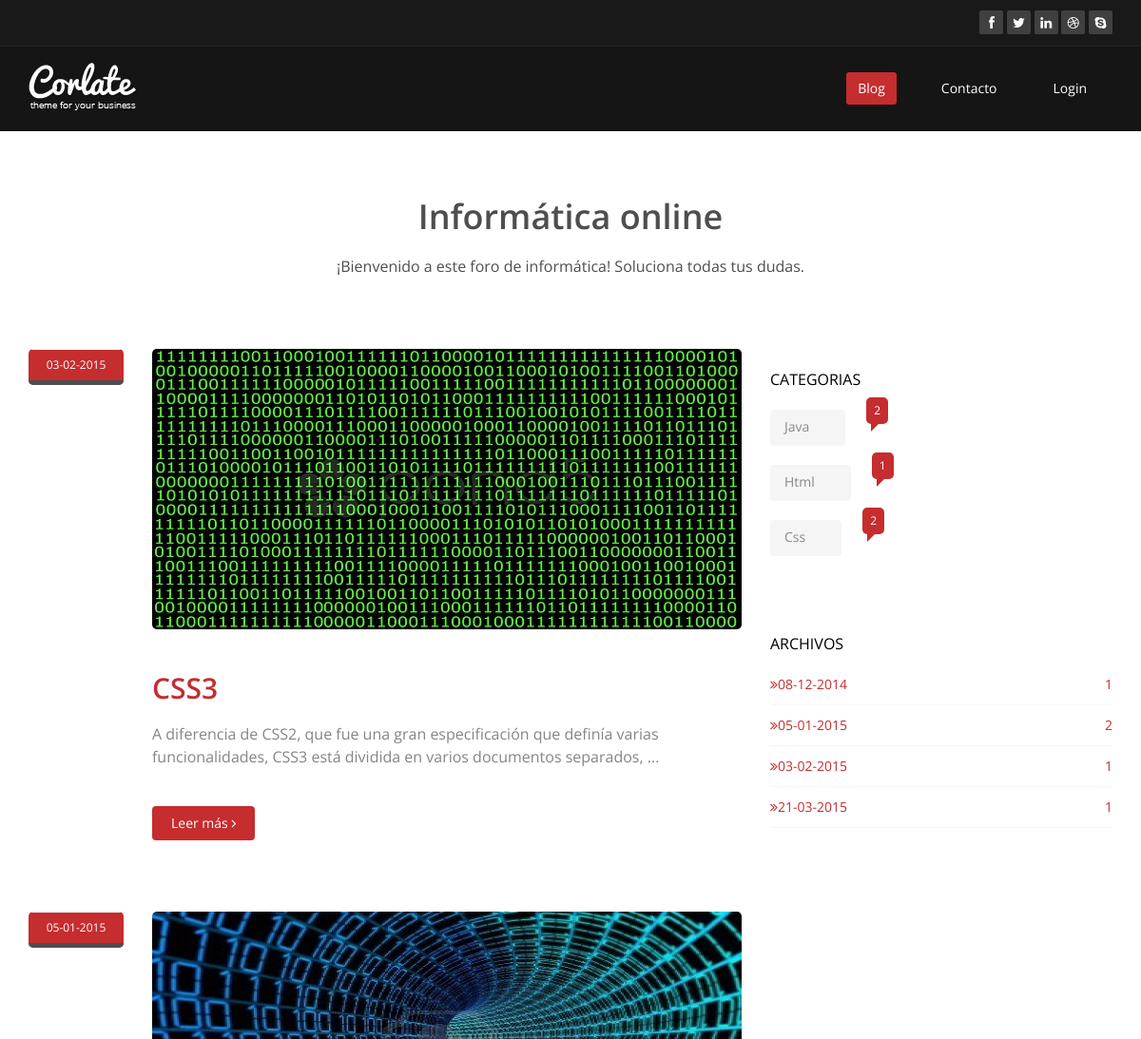
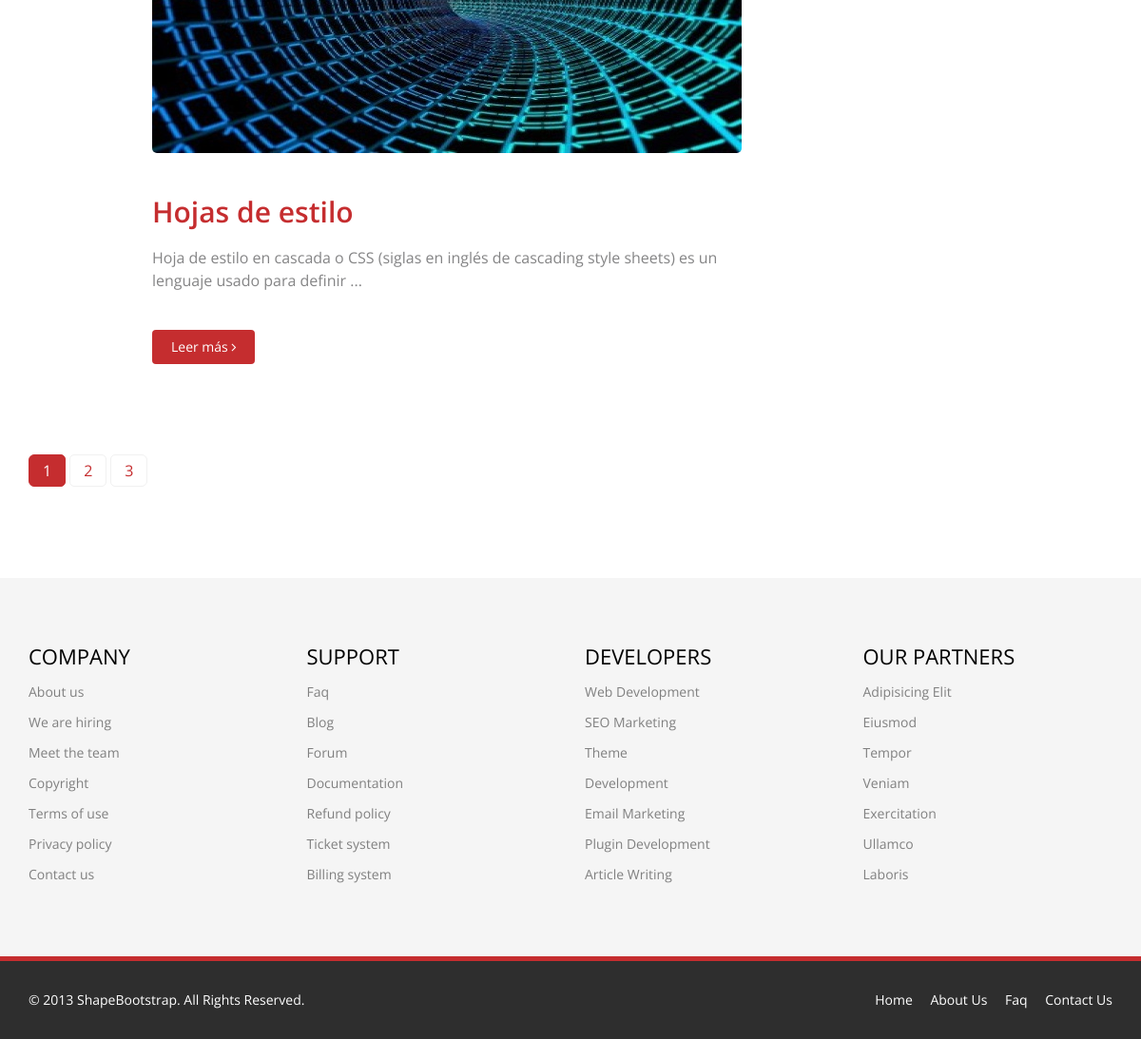
The page / on the database its author committed (2 pictures, top to bottom).
### tables this page shows
CREATE TABLE IF NOT EXISTS `post` (
  `id_post` int(11) NOT NULL AUTO_INCREMENT,
  `id_category` int(11) NOT NULL,
  `title_post` varchar(35) NOT NULL,
  `body_post` text NOT NULL,
  `tag_post` varchar(60) DEFAULT NULL,
  `image_post` varchar(255) NOT NULL,
  `date_post` timestamp NOT NULL DEFAULT CURRENT_TIMESTAMP ON UPDATE CURRENT_TIMESTAMP,
  PRIMARY KEY (`id_post`)
);

### include/config.php (called while the page is built, shortened)
<?php
	$base_url = "http://localhost/blog/";
?>

### function/blogfunction.php (called while the page is built)
<?php
	function blogdelimited ($string, $limiter){
		$string = explode(" ", $string);
		$string = array_slice($string, 0, $limiter);
		$string = implode(" ", $string);
		$string .=" ...";
		return $string;
	}
?>

### index.php (the view, shortened to what this page needs)
<?php include "/include/config.php"; ?>
<?php include "/function/blogfunction.php"; ?>
<!DOCTYPE html>
<html lang="en">
<head>
    <link href="css/bootstrap.min.css" rel="stylesheet">
    <link href="css/font-awesome.min.css" rel="stylesheet">
    <link href="css/prettyPhoto.css" rel="stylesheet">
    <link href="css/animate.min.css" rel="stylesheet">
    <link href="css/main.css" rel="stylesheet">
    <link href="css/responsive.css" rel="stylesheet">
</head>
<body>
  <?php include "/include/header.php"; ?>
    <section id="blog" class="container">
        <div class="center">
            <h2>Informática online</h2>
            <p class="lead">¡Bienvenido a este foro de informática! Soluciona todas tus dudas.</p>
        </div>
        <div class="blog">
            <div class="row">
                 <div class="col-md-8">
                 	<?php
                 		$start=0;
                 	 ?>
                 	<?php $sql = "SELECT * FROM post ORDER BY id_post DESC LIMIT ".$start.",".LIMITER;
                 	 ?>
                 	  	<?php if ($result =$mysqli -> query ($sql)){ ?>
                        	  <?php if ($result -> num_rows >0){?>
                        	  	 <?php while ($post = $result -> fetch_array ()){ ?>
                        	  	 	 <div class="blog-item">
				                        <div class="row">
				                            <div class="col-xs-12 col-sm-2 text-center">
				                                <div class="entry-meta">
				                                    <span id="publish_date"><?php echo date ("d-m-Y", strtotime($post ['date_post'])); ?></span>
				                                </div>
				                            </div>
				                            <div class="col-xs-12 col-sm-10 blog-content">
				                                <a href="#"><?php $target_path="uploads"; echo '<img class="img-responsive img-blog" src="'.$target_path."/".$post['image_post'].'" width="100%" alt="" >';?></a>
				                                <h2><a href="<?php echo $base_url."single_post.php?id_post=".$post["id_post"]?>"><?php echo $post ['title_post']; ?></a></h2>
				                                <h3><?php echo blogdelimited ($post ['body_post'], 20); ?></h3>
				                                <a class="btn btn-primary readmore" href="<?php echo $base_url."single_post.php?id_post=".$post["id_post"]?>" >Leer más <i class="fa fa-angle-right"></i></a>
				                            </div>
				                        </div>
				                    </div>
                        	  	 <?php } ?>
                        	  <?php } ?>
                        <?php } ?>
                    <ul class="pagination pagination-lg">
                    	<?php
                    		$sql="SELECT id_post FROM post";
							$result =$mysqli -> query ($sql);
							$page=ceil($result->num_rows/LIMITER);
							$x=0;
							$active="";
							for($i=1;$i<=$page;$i++){
								if($i==1){
									if($start==0)$active='class="active"';
									echo '<li '.$active.'><a href="'.$base_url.'index.php">'.$i.'</a></li>';
								}else{
									$x+=LIMITER;
									echo '<li '.$active.'><a href="'.$base_url.'index.php?start='.$x.'">'.$i.'</a></li>';
								}
								$active="";
							}
                    	 ?>
                    </ul>
                </div>
               <?php include "/include/aside_right.php"; ?>
            </div>
        </div>
    </section>
  <?php include "/include/footer.php"; ?>
</body>
</html>

### css/main.css (style rules this page uses)
body { background: #fff; font-family: 'Open Sans', sans-serif; color:#4e4e4e; line-height: 22px; }
h1, h2, h3, h4, h5, h6 { font-weight: 600; font-family: 'Open Sans', sans-serif; color:#4e4e4e; }
h2 { font-size: 20px; }
h3 { font-size: 16px; color: #787878; font-weight: 400; line-height: 24px; }
a { color: #c52d2f; -webkit-transition: color 300ms, background-color 300ms; -moz-transition: color 300ms, background-color 300ms; -o-transition: color 300ms, background-color 300ms; transition: color 300ms, background-color 300ms; }
.btn-primary { padding: 8px 20px; background: #c52d2f; color: #fff; border-radius: 4px; border:none; margin-top: 10px; }
.center h2 { font-size: 36px; margin-top: 0; margin-bottom: 20px; }
body > section { padding: 70px 0; }
.center { text-align: center; padding-bottom: 55px; }
.lead { font-size: 16px; line-height: 24px; font-weight: 400; }
.blog-item { border-radius: 0; overflow: hidden; margin-bottom: 50px; }
.blog .blog-item .img-blog { border-radius: 5px; margin-bottom: 45px; }
.blog .blog-item .blog-content { padding-bottom: 25px; }
.blog .blog-item .blog-content h2 { margin-top: 0; font-size: 30px; }
.readmore { margin-top: 0; }
.blog .blog-item .blog-content h3 { color: #858586; margin-bottom: 40px; }
.blog .blog-item .entry-meta { border-radius: 5px; overflow: hidden; }
.blog .blog-item .entry-meta > span { background: #f5f5f5; border-top: 1px solid #fff; display: block; font-size: 12px; overflow: hidden; padding: 5px; text-align: left; }
#publish_date { background: #c52d2f; border-bottom: 5px solid #4e4e4e; color: #fff; padding: 5px 0; text-align: center; }
.blog .blog-item .entry-meta > span { color: #ccc; }
ul.pagination > li > a { border: 1px solid #F1F1F1; margin-right:5px; border-radius: 5px; font-size: 16px; padding: 5px 14px; }
ul.pagination > li.active > a, ul.pagination > li:hover > a { background-color: #c52d2f !important; border-color: #c52d2f !important; color: #fff; }

### rows shown on the page
post: date_post "03-02-2015", image_post (picture), title_post "CSS3", body_post "A diferencia de CSS2, que fue una gran especificación que definía varias funcionalidades, CSS3 está dividida en varios documentos separados, ..."
post: date_post "05-01-2015", image_post (picture), title_post "Hojas de estilo", body_post "Hoja de estilo en cascada o CSS (siglas en inglés de cascading style sheets) es un lenguaje usado para definir ..."

### other values the page prints
$post["name_category"] "Java"
$post["num_post"] "2"
$post["name_category"] "Html"
$post["num_post"] "1"
$post["name_category"] "Css"
$archive["datepost"] "08-12-2014"
$archive["num_post"] "1"
$archive["datepost"] "05-01-2015"
$archive["num_post"] "2"
$archive["datepost"] "03-02-2015"
$archive["datepost"] "21-03-2015"
